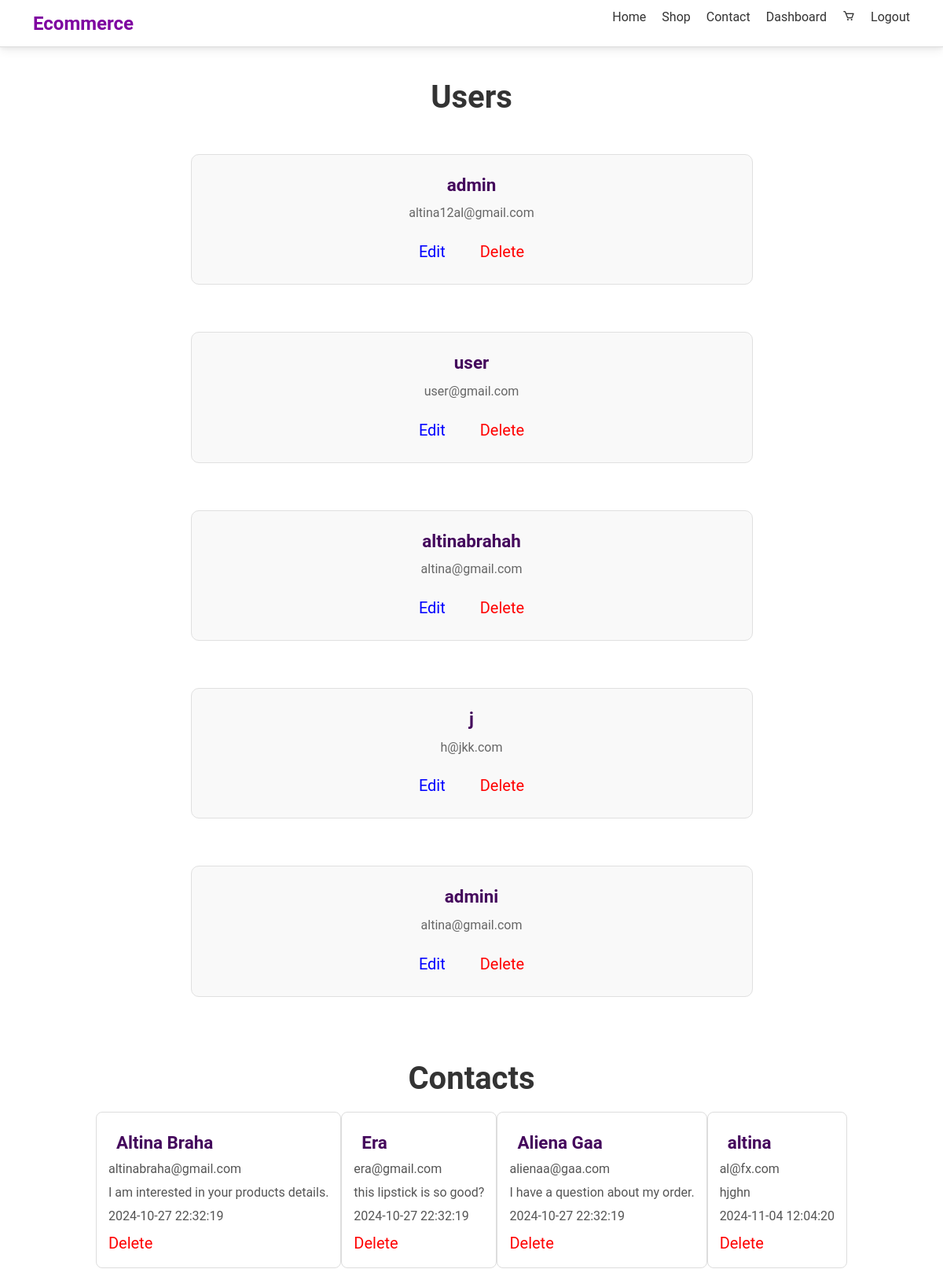
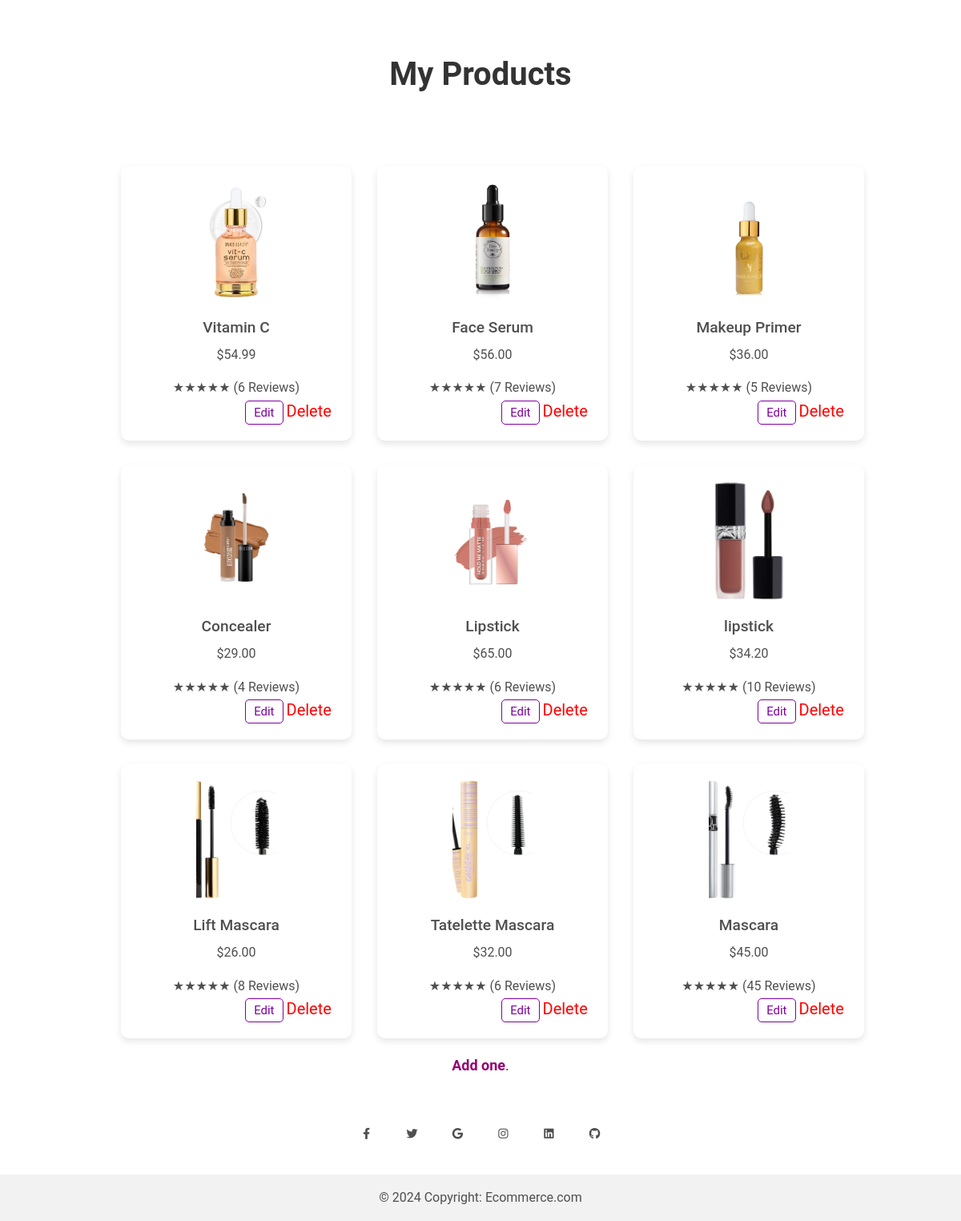
Page /dashboard.php (signed in) on the committed database (2 pictures, top to bottom).
### tables this page shows
CREATE TABLE `users` (
  `id` int(11) NOT NULL,
  `emri` varchar(255) NOT NULL,
  `username` varchar(255) NOT NULL,
  `email` varchar(255) NOT NULL,
  `password` varchar(255) NOT NULL,
  `confirm_password` varchar(255) NOT NULL,
  `is_admin` varchar(20) DEFAULT 'false'
);

CREATE TABLE `contactform` (
  `id` int(11) NOT NULL,
  `name` varchar(50) NOT NULL,
  `email` varchar(100) NOT NULL,
  `message` varchar(255) NOT NULL,
  `submission_date` datetime NOT NULL DEFAULT current_timestamp()
);

CREATE TABLE `products` (
  `id` int(11) NOT NULL,
  `name` varchar(50) NOT NULL,
  `description` varchar(255) NOT NULL,
  `price` decimal(10,2) NOT NULL,
  `reviews` int(11) NOT NULL,
  `img_url` varchar(255) NOT NULL,
  `user_id` int(11) DEFAULT NULL
);

### user.php (called while the page is built, shortened)
<?php
class User
{
    private $db;
    public function __construct($db)
    {
        $this->db = $db;
    }
    public function getAllUsers()
{
    $users = array();
    $stmt = $this->db->query("SELECT id, username, email FROM users");
    if ($stmt) {
        while ($row = $stmt->fetch(PDO::FETCH_ASSOC)) {
            $users[] = $row;
        }
    }
    return $users;
}
}
?>

### contactform.php (called while the page is built, shortened)
<?php
class ContactForm
{
    private $conn;
    public function __construct($dbConn) {
        $this->conn = $dbConn;
    }
    public function getAllContacts()
    {
        $sql = "SELECT * FROM contactform";
        $stmt = $this->conn->query($sql);
        if ($stmt->rowCount() > 0) {
            return $stmt->fetchAll(PDO::FETCH_ASSOC);
        } else {
            return array();
        }
    }
}
?>

### dashboard.php (the view, shortened to what this page needs)
<?php
    include('header.php');
    include("product.php");
    include("contactform.php");
    include('user.php');
    $user = new User($conn);
    $sql = "SELECT * FROM products";
    $selectProducts = $conn->prepare($sql);
    $selectProducts->execute();
    $contacts = new ContactForm($conn);
    $contact_entries = $contacts->getAllContacts();
    $products_data = $selectProducts->fetchAll();
    if ($_SESSION['is_admin'] === "true") {
                ?>
                <?php
        $allUsers = $user->getAllUsers();
        echo '<h1 class="titulli">Users</h1>';
        echo '<div class="all-users">';
        foreach ($allUsers as $currentUser):
            ?>
            <div class="permbajtja-dashboard">
                <h1 class="emri">
                    <?= $currentUser["username"] ?>
                </h1>
                <p class="permbajtja">
                    <?= $currentUser["email"] ?>
                </p>
                <div class="user-delete">
                <a href="?action=edit&user_id=<?= $currentUser['id'] ?>" class="editi">Edit</a>
                <a href="?action=delete&user_id=<?= $currentUser['id'] ?>" class="delete">Delete</a>
                </div>
            </div>
            <?php
        endforeach;
        echo'</div>';
    }
    if ($_SESSION['is_admin'] === 'true') {
        ?>
        <h1 class="titulli">Contacts</h1>
        <?php
        echo '<div class="all-users">';
        foreach ($contact_entries as $contacts):
            ?>
            <div class="contact">
                <h1 class="emri">
                    <?= $contacts["name"] ?>
                </h1>
                <p class="contactform">
                    <?= $contacts["email"] ?>
                </p>
                <p class="contactform">
                    <?= $contacts["message"] ?>
                </p>
                <p class="contactform">
                    <?= $contacts["submission_date"] ?>
                </p>
                <a href="?action=delete_contact&contact_id=<?= $contacts['id'] ?>" class="delete">Delete</a>
            </div>
            <?php
        endforeach;
        echo'</div>';
    }
    ?>
    <!DOCTYPE html>
    <html lang="en">
    <head>
        <link rel="stylesheet" href="style/dashboard.css">
    </head>
    <body>
            <h1 class="titulli">My Products</h1>
            <div class="product-container">
                <?php foreach ($products_data as $product): ?>
                    <div class="product-card">
                        <img src="<?= $product['img_url'] ?>" alt="<?= $product['name'] ?>">
                        <h3><?= $product['name'] ?></h3>
                        <p class="price">$<?= number_format($product['price'], 2) ?></p>
                        <div class="rating">
                            <span>★★★★★</span>
                            <span>(<?= $product['reviews'] ?> Reviews)</span>
                        </div>
                        <?php if ($_SESSION['is_admin'] === "true"): ?>
                            <div class="admin-actions">
                            <button onclick="openEditModal(<?= $product['id'] ?>, '<?= addslashes($product['name']) ?>', <?= $product['price'] ?>, <?= $product['reviews'] ?>, '<?= $product['img_url'] ?>')" class="edit-button">Edit</button>
                                <a href="?action=delete_product&product_id=<?= $product['id'] ?>" class="delete-button" style="color: red;">Delete</a>
                            </div>
                        <?php endif; ?>
                    </div>
                <?php endforeach; ?>
            </div>
            <div class="products">
                <?php if (!empty($user_products)): ?>
                    <?php foreach ($user_products as $product): ?>
                        <div class="imageshop">
                            <img class="imageshop-img" src="./images/<?= $product['image_path'] ?>" alt="<?= $product['product_name'] ?>">
                            <div class="underimg">
                                <p>
                                    <?= $product['product_name'] ?>
                                </p>
                                <p id="cmimi">$<?= $product['price'] ?></p>
                            </div>
                            <div class="butonat">
                                <a href="?action=delete_product&product_id=<?= $product['id'] ?>" class="delete-button"
                                    style="color: red; margin-right: 10px">Delete</a>
                                <button onclick="openModal(
                                            <?= $product['id'] ?>,
                                            '<?= $product['product_name'] ?>',
                                            <?= $product['price'] ?>,
                                            '<?= $product['image_path'] ?>'
                                        )" class="edit-button">Edit</button>
                                <a href="SingleProduct.php?product_id=<?= $product['id'] ?>" class="view-button">View</a>
                            </div>
                        </div>
                    <?php endforeach; ?>
                <?php else: ?>
                    <p id="hi"> <a href="add_product.php">Add one</a>.</p>
                <?php endif; ?>
            </div>
<?php
        include("footer.php");
?>
</body>
</html>

### style/homepage.css (style rules this page uses)
* { margin: 0; padding: 0; box-sizing: border-box; }
body { font-family: Arial, sans-serif; background-color: #f9f9f9; color: #333; }

### style/dashboard.css (style rules this page uses)
.titulli { font-weight: bold; text-align: center; margin-top: 40px; font-size: 40px; text-align: center; color: #333; }
.permbajtja-dashboard { width: 65%; margin: 30px; padding: 15px ; border: 1px solid #e0e0e0; border-radius: 10px; background-color: #f9f9f9; text-align: center; }
.delete { color: red; text-decoration: none; font-size: 20px; }
.all-users { display: flex; flex-direction: row; flex-wrap: wrap; padding: 10px 50px; justify-content: center; }
.emri { margin: 10px 10px; font-size: 20px; color: #333; }
.user-delete { text-decoration: none; padding: 10px 80px; text-align: center; }
.user-delete a { padding: 0 20px; text-decoration: none; font-size: 20px; }
.editi { color: blue; }
.delete { color: red; }
.permbajtja { margin: 10px 0; font-size: 16px; color: #666; }
.product-container { display: flex; justify-content: space-around; width: 80%; max-width: 1200px; }
.product-container { margin-top: 5%; margin-left: 135px; display: flex; flex-wrap: wrap; justify-content: space-around; width: 80%; max-width: 1200px; }
.product-card { background-color: white; padding: 20px; border-radius: 10px; box-shadow: 0 4px 8px rgba(0, 0, 0, 0.1); text-align: center; width: 30%; margin-top: 30px; }
.product-card img { width: 100px; height: 150px; object-fit: cover; margin-bottom: 20px; }
.product-card h3 { font-size: 1.2em; margin-bottom: 10px; }
.delete-button { text-decoration: none; font-size: 20px; }
.edit-button { border: 1px solid #7e00a0; border-radius: 5px; text-decoration: none; font-size: 15px; color: #7e00a0; margin-left: 130px; padding: 2px 10px; background-color: white; transition: background-color 0.3s, border-color 0.3s; }
#hi { font-size: 18px; color: #333; margin: 20px 0; text-align: center; }
#hi a { text-decoration: none; color: #92066f; font-weight: bold; transition: color 0.3s ease; }
.contact { padding: 15px; margin-bottom: 20px; background-color: #ffffff; border: 1px solid #ddd; border-radius: 8px; transition: transform 0.2s ease; }
.emri { font-size: 1.4em; color: rgb(68, 7, 92); margin-bottom: 8px; font-weight: bold; }
.contactform { font-size: 1em; color: #555; margin: 6px 0; line-height: 1.5; }

### rows in the picture
users: username "admin", email "altina12al@gmail.com"
users: username "user", email "user@gmail.com"
users: username "altinabrahah", email "altina@gmail.com"
users: username "j", email "h@jkk.com"
users: username "admini", email "altina@gmail.com"
contactform: name "Altina Braha", email "altinabraha@gmail.com", message "I am interested in your products details.", submission_date "2024-10-27 22:32:19"
contactform: name "Era", email "era@gmail.com", message "this lipstick is so good?", submission_date "2024-10-27 22:32:19"
contactform: name "Aliena Gaa", email "alienaa@gaa.com", message "I have a question about my order.", submission_date "2024-10-27 22:32:19"
contactform: name "altina", email "al@fx.com", message "hjghn", submission_date "2024-11-04 12:04:20"
products: img_url (picture), name "Vitamin C", price "54.99", reviews "6"
products: img_url (picture), name "Face Serum", price "56.00", reviews "7"
products: img_url (picture), name "Makeup Primer", price "36.00", reviews "5"
products: img_url (picture), name "Concealer", price "29.00", reviews "4"
products: img_url (picture), name "Lipstick", price "65.00", reviews "6"
products: img_url+name (picture), name "lipstick", price "34.20", reviews "10"
products: img_url (picture), name "Lift Mascara", price "26.00", reviews "8"
products: img_url (picture), name "Tatelette Mascara", price "32.00", reviews "6"
products: img_url (picture), name "Mascara", price "45.00", reviews "45"
